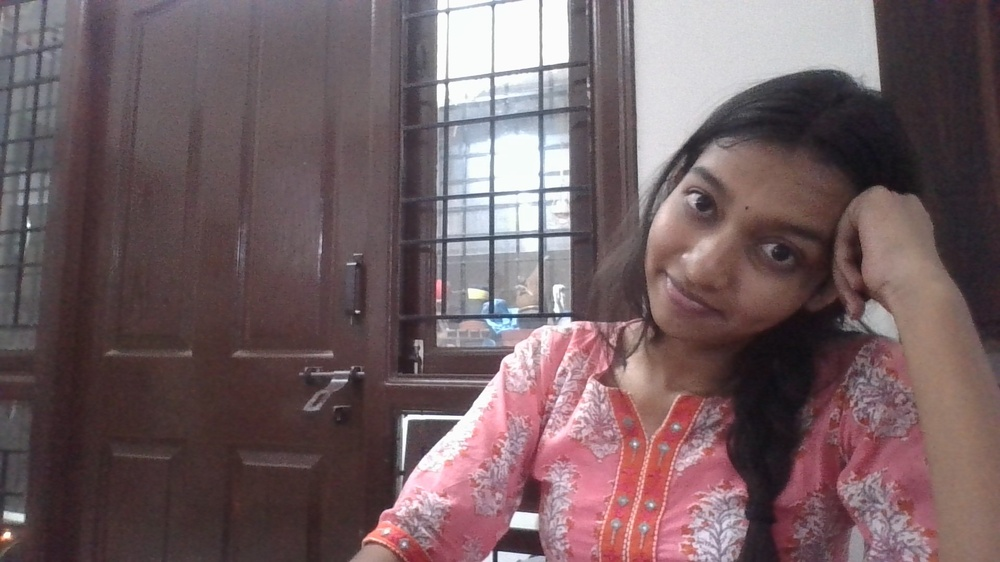
%> input picture hello.jpg, 1000 x 562 px, shrunk from 1920 x 1080 before the run
$ octave preprocess.m   (GNU Octave 9; MATLAB toolbox functions it lacks are replaced by stand-ins)
%> lines starting %> are read from the running program, lines starting %| are printed output that depends on the picture; in (x1, y1, x2, y2) boxes, pixels count from 0 and x2, y2 are one past the last pixel; in counts of white or black regions, pixels touching at a corner belong together; the program's own positions count from 1
a = imread('hello.jpg');
%> a is the input picture: size 562x1000x3 uint8; mean R, G, B 114.9, 95.1, 98.7
subplot(2,3,1);
imshow(a);

b = rgb2gray(a);
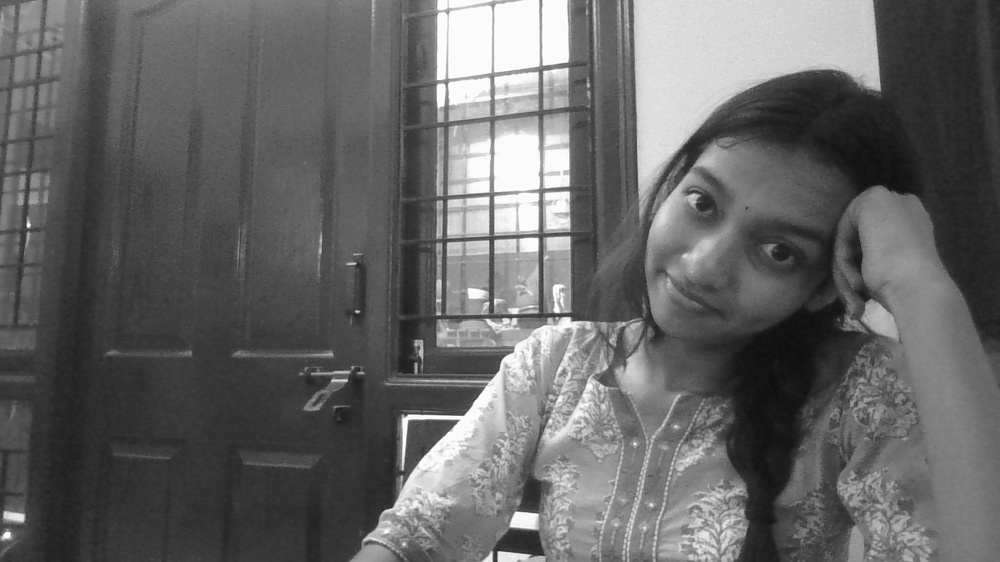
%> b: size 562x1000 uint8; min 14, max 255, mean 101.4
subplot(2,3,2);
imshow(b);

c = im2bw(a);
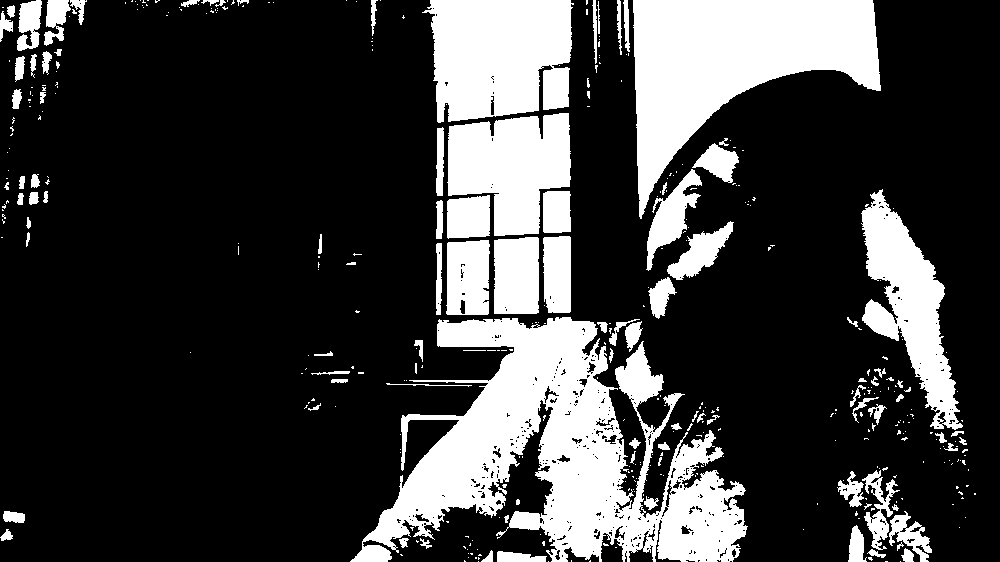
%> c: size 562x1000 logical; 24.3% white; 409 white regions (307 under 20 px), largest, box (x1, y1, x2, y2) and area: (350, 317, 748, 562) 45165, (633, 0, 881, 219) 25897, (422, 0, 574, 123) 15297
subplot(2,3,3);
imshow(c);

d = imadjust(b);
subplot(2,3,4);
imshow(d);

e = a;
e=rgb2gray(e);
subplot(2,3,5);
imhist(e);
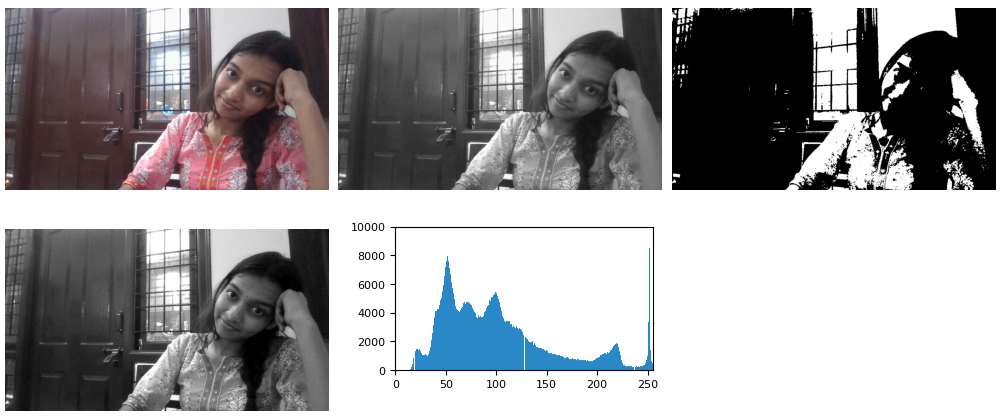
%> figure redrawn from the program's plot data, 5 panels

imfinfo('hello.jpg')

[height, width, colour_planes] = size(a)
%> height = 562; width = 1000; colour_planes = 3

%colormap('spring')

$ run again, with hi.jpg copied over hello.jpg
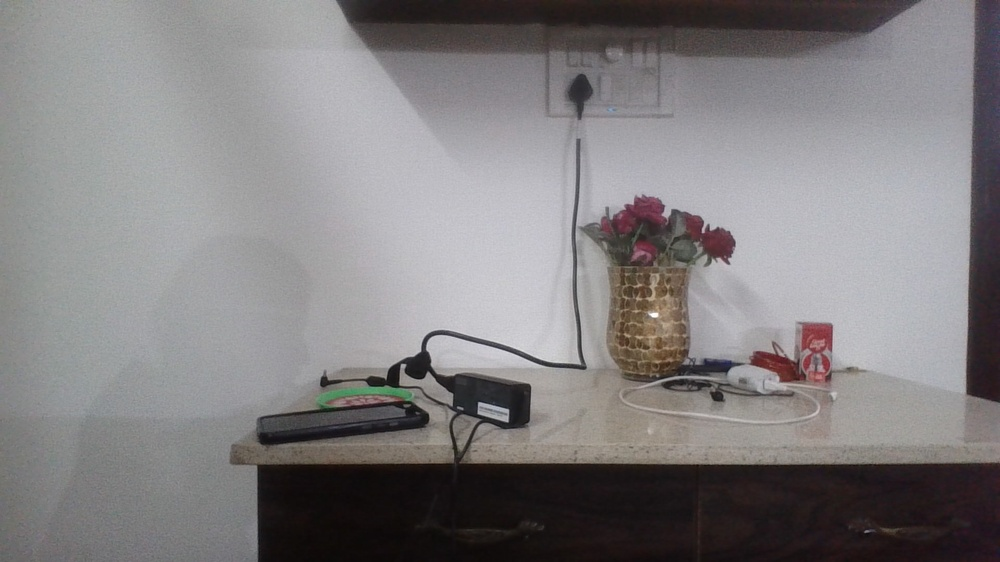
%> input picture hi.jpg, 1000 x 562 px, shrunk from 1920 x 1080 before the run
%> a is the input picture: size 562x1000x3 uint8; mean R, G, B 130.1, 127.3, 128.6
%> `c = im2bw(a);`:
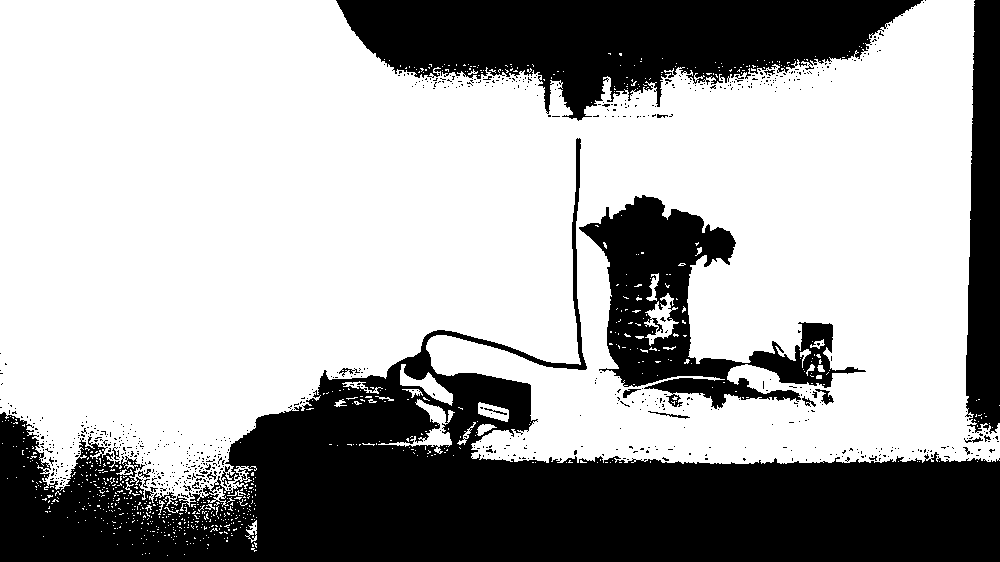
%> c: size 562x1000 logical; 65.7% white; 729 black regions (708 under 20 px), largest, box (x1, y1, x2, y2) and area: (0, 138, 1000, 562) 117010, (336, 0, 923, 121) 39923, (579, 195, 866, 409) 20451
%> `d = imadjust(b);`:
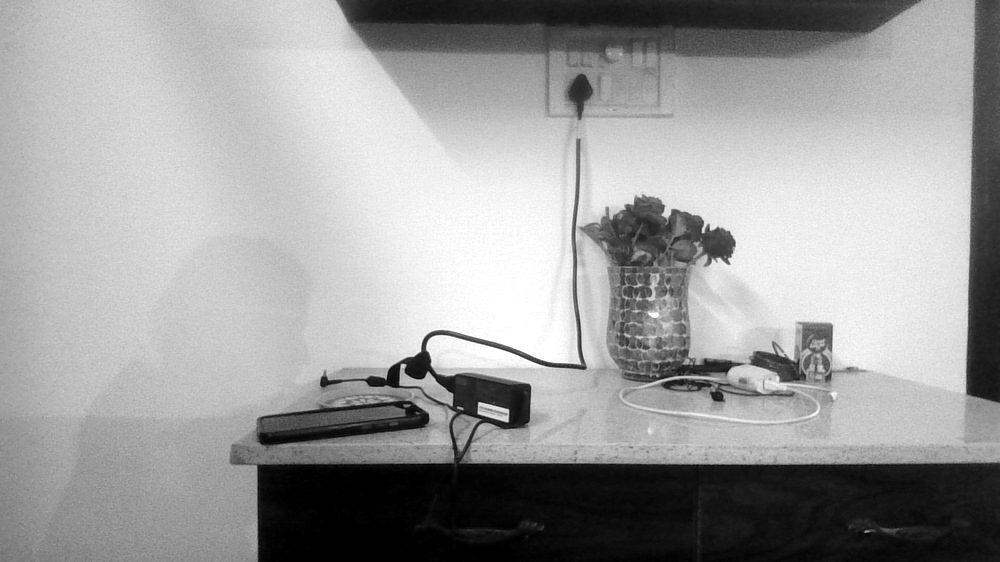
%> d: size 562x1000 uint8; min 0, max 255, mean 157.2
